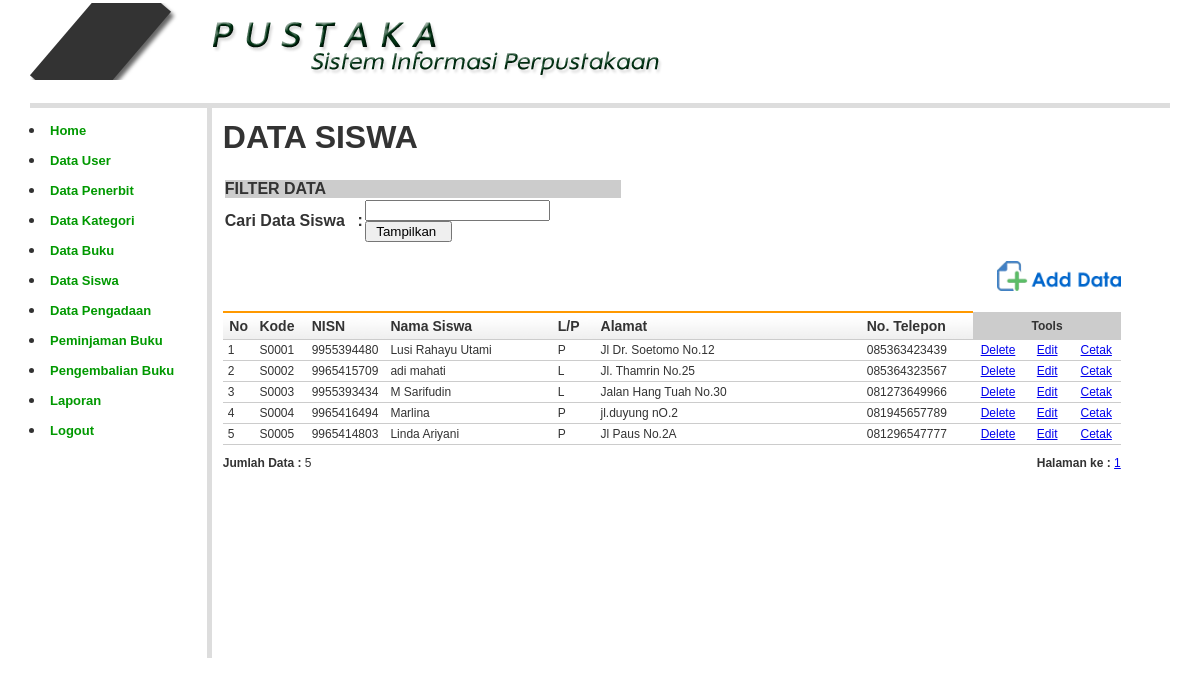
/?open=Siswa-Data (signed in), run on the app's committed database.
### tables this page shows
CREATE TABLE `siswa` (
  `kd_siswa` char(5) NOT NULL,
  `nm_siswa` varchar(100) NOT NULL,
  `nisn` varchar(20) NOT NULL,
  `kelamin` char(1) NOT NULL,
  `agama` varchar(20) NOT NULL,
  `tempat_lahir` varchar(100) NOT NULL,
  `tanggal_lahir` date NOT NULL,
  `alamat` varchar(200) NOT NULL,
  `no_telepon` varchar(20) NOT NULL,
  `foto` varchar(200) NOT NULL
);

### siswa_data.php (the view, shortened to what this page needs)
<?php
include_once "library/inc.library.php";
$namaSiswa = isset($_GET['namaSiswa']) ? $_GET['namaSiswa'] : 'Semua';
$namaSiswa = isset($_POST['carinama']) ? $_POST['carinama'] : $namaSiswa;
if ($namaSiswa == "Semua") {
  $filterSQL   = "";
} else {
  $filterSQL   = "WHERE nm_siswa LIKE '%$namaSiswa%' OR nisn LIKE '%$namaSiswa%'";
}
$baris  = 50;
$hal   = isset($_GET['hal']) ? $_GET['hal'] : 1;
$infoSql = "SELECT * FROM siswa $filterSQL";
$infoQry = mysqli_query($conn, $infoSql) or die("error paging: " . mysqli_error($conn));
$jumlah  = mysqli_num_rows($infoQry);
$maks  = ceil($jumlah / $baris);
$mulai  = $baris * ($hal - 1);
?><table width="900" border="0" cellpadding="2" cellspacing="1" class="table-border">
  <tr>
    <td colspan="2">
      <h1><b> DATA SISWA </b></h1>
    </td>
  </tr>
  <tr>
    <td colspan="2">
      <form action="<?php $_SERVER['PHP_SELF']; ?>" method="post" name="form1" target="_self">
        <table width="400" border="0" class="table-list-filter">
          <tr>
            <td colspan="3" bgcolor="#CCCCCC"><strong>FILTER DATA </strong></td>
          </tr>
          <tr>
            <td width="300"><strong>Cari Data Siswa </strong></td>
            <td width="5"><strong>:</strong></td>
            <td width="397"><input name="carinama" type="text" value='<?php $namaSiswa ?>' />
              <input name="btnTampilkan" type="submit" value=" Tampilkan  " /></td>
          </tr>
        </table>
      </form>
    </td>
  </tr>
  <tr>
    <td colspan="2" align="right"><a href="?open=Siswa-Add" target="_self"><img src="images/btn_add_data.png" height="30" border="0" /></a></td>
  </tr>
  <tr>
    <td colspan="2">&nbsp;</td>
  </tr>
  <tr>
    <td colspan="2">
      <table class="table-list" width="100%" border="0" cellspacing="1" cellpadding="2">
        <tr>
          <th width="22" align="center">No</th>
          <th width="43">Kode</th>
          <th width="69">NISN</th>
          <th width="170">Nama Siswa</th>
          <th width="34">L/P </th>
          <th width="280">Alamat</th>
          <th width="104">No. Telepon </th>
          <td colspan="3" align="center" bgcolor="#CCCCCC"><strong>Tools</strong></td>
        </tr>
        <?php
        $mySql = "SELECT * FROM siswa $filterSQL ORDER BY kd_siswa ASC LIMIT $mulai, $baris";
        $myQry = mysqli_query($conn, $mySql)  or die("Query salah : " . mysqli_error($conn));
        $nomor  = $mulai;
        while ($myData = mysqli_fetch_array($myQry)) {
          $nomor++;
          $Kode = $myData['kd_siswa'];
        ?>
          <tr>
            <td> <?php echo $nomor; ?> </td>
            <td> <?php echo $myData['kd_siswa']; ?> </td>
            <td> <?php echo $myData['nisn']; ?> </td>
            <td> <?php echo $myData['nm_siswa']; ?> </td>
            <td> <?php echo $myData['kelamin']; ?> </td>
            <td> <?php echo $myData['alamat']; ?> </td>
            <td> <?php echo $myData['no_telepon']; ?> </td>
            <td width="40" align="center"><a href="?open=Siswa-Delete&Kode=<?php echo $Kode; ?>" target="_self" alt="Delete Data" onclick="return confirm('ANDA YAKIN AKAN MENGHAPUS DATA SISWA INI ... ?')">Delete</a></td>
            <td width="41" align="center"><a href="?open=Siswa-Edit&Kode=<?php echo $Kode; ?>" target="_self" alt="Edit Data">Edit</a></td>
            <td width="40" align="center"><a href="cetak/siswa_cetak.php?Kode=<?php echo $Kode; ?>" target="_blank">Cetak</a></td>
          </tr>
        <?php } ?>
      </table>
    </td>
  </tr>
  <tr class="selKecil">
    <td width="365"><b>Jumlah Data :</b> <?php echo $jumlah; ?> </td>
    <td width="424" align="right"><strong>Halaman ke :</strong>
      <?php
      for ($h = 1; $h <= $maks; $h++) {
        echo " <a href='?open=Siswa-Data&hal=$h'>$h</a> ";
      }
      ?> </td>
  </tr>
</table>

### styles/style.css (style rules this page uses)
body { margin:0px auto 0px; padding:3px; font-family:"Arial"; font-size:12px; color:#333; width:95%; background-position:top; background-color:#fff; }
.table-main td { color: #333; border-collapse: collapse; vertical-align: center; padding: 0px; border:none; }
.table-list { clear: both; text-align: left; border-collapse: collapse; margin: 0px 0px 10px 0px; background:#fff; }
.table-list th { color: #333; font-size: 14px; font-weight: 700; margin: 2px 2px 2px 2px; padding: 5px 5px; background: url(../images/head_white.jpg) repeat-x top #fff; border-bottom: 1px solid #CCC; border-top: 2px solid #FF9900; }
.table-list td { color: #333; font-size:12px; border-color: #fff; border-collapse: collapse; vertical-align: center; padding: 3px 5px; border-bottom:1px #CCCCCC solid; }
.selKecil { color: #333; font-size:12px; border-color: #fff; border-collapse: collapse; vertical-align: center; padding: 3px 5px; border-bottom:1px #CCCCCC solid; }

### data on the page
siswa: kd_siswa "S0001", nisn "9955394480", nm_siswa "Lusi Rahayu Utami", kelamin "P", alamat "Jl Dr. Soetomo No.12", no_telepon "085363423439"
siswa: kd_siswa "S0002", nisn "9965415709", nm_siswa "adi mahati", kelamin "L", alamat "Jl. Thamrin No.25", no_telepon "085364323567"
siswa: kd_siswa "S0003", nisn "9955393434", nm_siswa "M Sarifudin", kelamin "L", alamat "Jalan Hang Tuah No.30", no_telepon "081273649966"
siswa: kd_siswa "S0004", nisn "9965416494", nm_siswa "Marlina", kelamin "P", alamat "jl.duyung nO.2", no_telepon "081945657789"
siswa: kd_siswa "S0005", nisn "9965414803", nm_siswa "Linda Ariyani", kelamin "P", alamat "Jl Paus No.2A", no_telepon "081296547777"

### other printed values
$jumlah "5"
